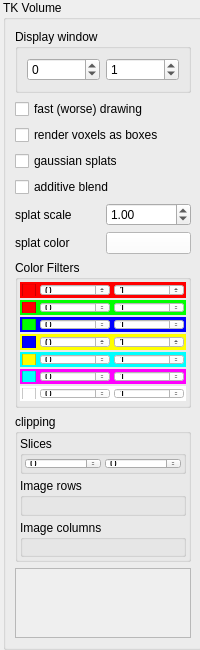
 <widget class="QWidget" name="propVolTK">
  <property name="geometry">
   <rect>
    <x>0</x>
    <y>0</y>
    <width>200</width>
    <height>650</height>
   </rect>
  </property>
  <property name="minimumSize">
   <size>
    <width>200</width>
    <height>650</height>
   </size>
  </property>
  <property name="maximumSize">
   <size>
    <width>200</width>
    <height>650</height>
   </size>
  </property>
  <property name="windowTitle">
   <string>Form</string>
  </property>
  <property name="styleSheet">
   <string notr="true"/>
  </property>
  <widget class="QGroupBox" name="volTK">
   <property name="geometry">
    <rect>
     <x>3</x>
     <y>0</y>
     <width>200</width>
     <height>650</height>
    </rect>
   </property>
   <property name="maximumSize">
    <size>
     <width>200</width>
     <height>650</height>
    </size>
   </property>
   <property name="styleSheet">
    <string notr="true"/>
   </property>
   <property name="title">
    <string>TK Volume</string>
   </property>
   <layout class="QVBoxLayout" name="verticalLayout_3">
    <item>
     <widget class="QGroupBox" name="groupBox">
      <property name="title">
       <string>Display window</string>
      </property>
      <layout class="QHBoxLayout" name="horizontalLayout_9">
       <item>
        <widget class="QDoubleSpinBox" name="spinWinMin">
         <property name="decimals">
          <number>0</number>
         </property>
         <property name="minimum">
          <double>-100000.000000000000000</double>
         </property>
         <property name="maximum">
          <double>100000.000000000000000</double>
         </property>
         <property name="singleStep">
          <double>1.000000000000000</double>
         </property>
        </widget>
       </item>
       <item>
        <widget class="QDoubleSpinBox" name="spinWinMax">
         <property name="decimals">
          <number>0</number>
         </property>
         <property name="minimum">
          <double>-100000.000000000000000</double>
         </property>
         <property name="maximum">
          <double>100000.000000000000000</double>
         </property>
         <property name="singleStep">
          <double>1.000000000000000</double>
         </property>
         <property name="value">
          <double>1.000000000000000</double>
         </property>
        </widget>
       </item>
      </layout>
     </widget>
    </item>
    <item>
     <widget class="QCheckBox" name="fastDrawCheckBox">
      <property name="text">
       <string>fast (worse) drawing</string>
      </property>
     </widget>
    </item>
    <item>
     <widget class="QCheckBox" name="renderBoxesCheckBox">
      <property name="text">
       <string>render voxels as boxes</string>
      </property>
     </widget>
    </item>
    <item>
     <widget class="QCheckBox" name="renderSplatsCheckBox">
      <property name="text">
       <string>gaussian splats</string>
      </property>
     </widget>
    </item>
    <item>
     <widget class="QCheckBox" name="splatAdditiveCheckBox">
      <property name="text">
       <string>additive blend</string>
      </property>
     </widget>
    </item>
    <item>
     <layout class="QHBoxLayout" name="horizontalLayoutSplat">
      <item>
       <widget class="QLabel" name="splatScaleLabel">
        <property name="text">
         <string>splat scale</string>
        </property>
       </widget>
      </item>
      <item>
       <widget class="QDoubleSpinBox" name="splatScaleSpin">
        <property name="minimum">
         <double>0.100000000000000</double>
        </property>
        <property name="maximum">
         <double>10.000000000000000</double>
        </property>
        <property name="singleStep">
         <double>0.100000000000000</double>
        </property>
        <property name="value">
         <double>1.000000000000000</double>
        </property>
       </widget>
      </item>
     </layout>
    </item>
    <item>
     <layout class="QHBoxLayout" name="horizontalLayoutSplatColor">
      <item>
       <widget class="QLabel" name="splatColorLabel">
        <property name="text">
         <string>splat color</string>
        </property>
       </widget>
      </item>
      <item>
       <widget class="QPushButton" name="splatColorButton">
        <property name="text">
         <string/>
        </property>
        <property name="styleSheet">
         <string notr="true">background-color: #ffffff;</string>
        </property>
       </widget>
      </item>
     </layout>
    </item>
    <item>
     <widget class="QGroupBox" name="groupBox_2">
      <property name="title">
       <string>Color Filters</string>
      </property>
      <layout class="QVBoxLayout" name="verticalLayout">
       <property name="spacing">
        <number>2</number>
       </property>
       <property name="leftMargin">
        <number>2</number>
       </property>
       <property name="topMargin">
        <number>2</number>
       </property>
       <property name="rightMargin">
        <number>2</number>
       </property>
       <property name="bottomMargin">
        <number>4</number>
       </property>
       <item>
        <widget class="QWidget" name="widget_7" native="true">
         <property name="styleSheet">
          <string notr="true">background-color: #f00</string>
         </property>
         <layout class="QHBoxLayout" name="horizontalLayout_8">
          <property name="spacing">
           <number>4</number>
          </property>
          <property name="leftMargin">
           <number>2</number>
          </property>
          <property name="topMargin">
           <number>2</number>
          </property>
          <property name="rightMargin">
           <number>2</number>
          </property>
          <property name="bottomMargin">
           <number>2</number>
          </property>
          <item>
           <widget class="QCheckBox" name="f0CheckBox">
            <property name="sizePolicy">
             <sizepolicy hsizetype="Fixed" vsizetype="Fixed">
              <horstretch>0</horstretch>
              <verstretch>0</verstretch>
             </sizepolicy>
            </property>
            <property name="layoutDirection">
             <enum>Qt::LeftToRight</enum>
            </property>
            <property name="autoFillBackground">
             <bool>false</bool>
            </property>
            <property name="styleSheet">
             <string notr="true"/>
            </property>
            <property name="text">
             <string/>
            </property>
           </widget>
          </item>
          <item>
           <widget class="QDoubleSpinBox" name="f0SpinMin">
            <property name="styleSheet">
             <string notr="true">background-color: #fff;</string>
            </property>
            <property name="decimals">
             <number>0</number>
            </property>
            <property name="minimum">
             <double>-100000.000000000000000</double>
            </property>
            <property name="maximum">
             <double>100000.000000000000000</double>
            </property>
            <property name="singleStep">
             <double>1.000000000000000</double>
            </property>
           </widget>
          </item>
          <item>
           <widget class="QDoubleSpinBox" name="f0SpinMax">
            <property name="styleSheet">
             <string notr="true">background-color: #fff;</string>
            </property>
            <property name="decimals">
             <number>0</number>
            </property>
            <property name="minimum">
             <double>-100000.000000000000000</double>
            </property>
            <property name="maximum">
             <double>100000.000000000000000</double>
            </property>
            <property name="singleStep">
             <double>1.000000000000000</double>
            </property>
            <property name="value">
             <double>1.000000000000000</double>
            </property>
           </widget>
          </item>
         </layout>
        </widget>
       </item>
       <item>
        <widget class="QWidget" name="widget" native="true">
         <property name="styleSheet">
          <string notr="true">background-color: #0f0;</string>
         </property>
         <layout class="QHBoxLayout" name="horizontalLayout">
          <property name="spacing">
           <number>4</number>
          </property>
          <property name="leftMargin">
           <number>2</number>
          </property>
          <property name="topMargin">
           <number>2</number>
          </property>
          <property name="rightMargin">
           <number>2</number>
          </property>
          <property name="bottomMargin">
           <number>2</number>
          </property>
          <item>
           <widget class="QCheckBox" name="f1CheckBox">
            <property name="sizePolicy">
             <sizepolicy hsizetype="Fixed" vsizetype="Fixed">
              <horstretch>0</horstretch>
              <verstretch>0</verstretch>
             </sizepolicy>
            </property>
            <property name="layoutDirection">
             <enum>Qt::LeftToRight</enum>
            </property>
            <property name="autoFillBackground">
             <bool>false</bool>
            </property>
            <property name="styleSheet">
             <string notr="true">background-color: #f00;</string>
            </property>
            <property name="text">
             <string/>
            </property>
           </widget>
          </item>
          <item>
           <widget class="QDoubleSpinBox" name="f1SpinMin">
            <property name="styleSheet">
             <string notr="true">background-color: #fff;</string>
            </property>
            <property name="decimals">
             <number>0</number>
            </property>
            <property name="minimum">
             <double>-100000.000000000000000</double>
            </property>
            <property name="maximum">
             <double>100000.000000000000000</double>
            </property>
            <property name="singleStep">
             <double>1.000000000000000</double>
            </property>
           </widget>
          </item>
          <item>
           <widget class="QDoubleSpinBox" name="f1SpinMax">
            <property name="styleSheet">
             <string notr="true">background-color: #fff;</string>
            </property>
            <property name="decimals">
             <number>0</number>
            </property>
            <property name="minimum">
             <double>-100000.000000000000000</double>
            </property>
            <property name="maximum">
             <double>100000.000000000000000</double>
            </property>
            <property name="singleStep">
             <double>1.000000000000000</double>
            </property>
            <property name="value">
             <double>1.000000000000000</double>
            </property>
           </widget>
          </item>
         </layout>
        </widget>
       </item>
       <item>
        <widget class="QWidget" name="widget_2" native="true">
         <property name="styleSheet">
          <string notr="true">background-color: #00f;</string>
         </property>
         <layout class="QHBoxLayout" name="horizontalLayout_2">
          <property name="spacing">
           <number>4</number>
          </property>
          <property name="leftMargin">
           <number>2</number>
          </property>
          <property name="topMargin">
           <number>2</number>
          </property>
          <property name="rightMargin">
           <number>2</number>
          </property>
          <property name="bottomMargin">
           <number>2</number>
          </property>
          <item>
           <widget class="QCheckBox" name="f2CheckBox">
            <property name="sizePolicy">
             <sizepolicy hsizetype="Fixed" vsizetype="Fixed">
              <horstretch>0</horstretch>
              <verstretch>0</verstretch>
             </sizepolicy>
            </property>
            <property name="layoutDirection">
             <enum>Qt::LeftToRight</enum>
            </property>
            <property name="autoFillBackground">
             <bool>false</bool>
            </property>
            <property name="styleSheet">
             <string notr="true">background-color: #0f0;</string>
            </property>
            <property name="text">
             <string/>
            </property>
           </widget>
          </item>
          <item>
           <widget class="QDoubleSpinBox" name="f2SpinMin">
            <property name="styleSheet">
             <string notr="true">background-color: #fff;</string>
            </property>
            <property name="decimals">
             <number>0</number>
            </property>
            <property name="minimum">
             <double>-100000.000000000000000</double>
            </property>
            <property name="maximum">
             <double>100000.000000000000000</double>
            </property>
            <property name="singleStep">
             <double>1.000000000000000</double>
            </property>
           </widget>
          </item>
          <item>
           <widget class="QDoubleSpinBox" name="f2SpinMax">
            <property name="styleSheet">
             <string notr="true">background-color: #fff;</string>
            </property>
            <property name="decimals">
             <number>0</number>
            </property>
            <property name="minimum">
             <double>-100000.000000000000000</double>
            </property>
            <property name="maximum">
             <double>100000.000000000000000</double>
            </property>
            <property name="singleStep">
             <double>1.000000000000000</double>
            </property>
            <property name="value">
             <double>1.000000000000000</double>
            </property>
           </widget>
          </item>
         </layout>
        </widget>
       </item>
       <item>
        <widget class="QWidget" name="widget_3" native="true">
         <property name="styleSheet">
          <string notr="true">background-color: #ff0;</string>
         </property>
         <layout class="QHBoxLayout" name="horizontalLayout_3">
          <property name="spacing">
           <number>4</number>
          </property>
          <property name="leftMargin">
           <number>2</number>
          </property>
          <property name="topMargin">
           <number>2</number>
          </property>
          <property name="rightMargin">
           <number>2</number>
          </property>
          <property name="bottomMargin">
           <number>2</number>
          </property>
          <item>
           <widget class="QCheckBox" name="f3CheckBox">
            <property name="sizePolicy">
             <sizepolicy hsizetype="Fixed" vsizetype="Fixed">
              <horstretch>0</horstretch>
              <verstretch>0</verstretch>
             </sizepolicy>
            </property>
            <property name="layoutDirection">
             <enum>Qt::LeftToRight</enum>
            </property>
            <property name="autoFillBackground">
             <bool>false</bool>
            </property>
            <property name="styleSheet">
             <string notr="true">background-color: #00f;</string>
            </property>
            <property name="text">
             <string/>
            </property>
           </widget>
          </item>
          <item>
           <widget class="QDoubleSpinBox" name="f3SpinMin">
            <property name="styleSheet">
             <string notr="true">background-color: #fff;</string>
            </property>
            <property name="decimals">
             <number>0</number>
            </property>
            <property name="minimum">
             <double>-100000.000000000000000</double>
            </property>
            <property name="maximum">
             <double>100000.000000000000000</double>
            </property>
            <property name="singleStep">
             <double>1.000000000000000</double>
            </property>
           </widget>
          </item>
          <item>
           <widget class="QDoubleSpinBox" name="f3SpinMax">
            <property name="styleSheet">
             <string notr="true">background-color: #fff;</string>
            </property>
            <property name="decimals">
             <number>0</number>
            </property>
            <property name="minimum">
             <double>-100000.000000000000000</double>
            </property>
            <property name="maximum">
             <double>100000.000000000000000</double>
            </property>
            <property name="singleStep">
             <double>1.000000000000000</double>
            </property>
            <property name="value">
             <double>1.000000000000000</double>
            </property>
           </widget>
          </item>
         </layout>
        </widget>
       </item>
       <item>
        <widget class="QWidget" name="widget_4" native="true">
         <property name="styleSheet">
          <string notr="true">background-color: #0ff;</string>
         </property>
         <layout class="QHBoxLayout" name="horizontalLayout_4">
          <property name="spacing">
           <number>4</number>
          </property>
          <property name="leftMargin">
           <number>2</number>
          </property>
          <property name="topMargin">
           <number>2</number>
          </property>
          <property name="rightMargin">
           <number>2</number>
          </property>
          <property name="bottomMargin">
           <number>2</number>
          </property>
          <item>
           <widget class="QCheckBox" name="f4CheckBox">
            <property name="sizePolicy">
             <sizepolicy hsizetype="Fixed" vsizetype="Fixed">
              <horstretch>0</horstretch>
              <verstretch>0</verstretch>
             </sizepolicy>
            </property>
            <property name="layoutDirection">
             <enum>Qt::LeftToRight</enum>
            </property>
            <property name="autoFillBackground">
             <bool>false</bool>
            </property>
            <property name="styleSheet">
             <string notr="true">background-color: #ff0;</string>
            </property>
            <property name="text">
             <string/>
            </property>
           </widget>
          </item>
          <item>
           <widget class="QDoubleSpinBox" name="f4SpinMin">
            <property name="styleSheet">
             <string notr="true">background-color: #fff;</string>
            </property>
            <property name="decimals">
             <number>0</number>
            </property>
            <property name="minimum">
             <double>-100000.000000000000000</double>
            </property>
            <property name="maximum">
             <double>100000.000000000000000</double>
            </property>
            <property name="singleStep">
             <double>1.000000000000000</double>
            </property>
           </widget>
          </item>
          <item>
           <widget class="QDoubleSpinBox" name="f4SpinMax">
            <property name="styleSheet">
             <string notr="true">background-color: #fff;</string>
            </property>
            <property name="decimals">
             <number>0</number>
            </property>
            <property name="minimum">
             <double>-100000.000000000000000</double>
            </property>
            <property name="maximum">
             <double>100000.000000000000000</double>
            </property>
            <property name="singleStep">
             <double>1.000000000000000</double>
            </property>
            <property name="value">
             <double>1.000000000000000</double>
            </property>
           </widget>
          </item>
         </layout>
        </widget>
       </item>
       <item>
        <widget class="QWidget" name="widget_5" native="true">
         <property name="styleSheet">
          <string notr="true">background-color: #f0f;</string>
         </property>
         <layout class="QHBoxLayout" name="horizontalLayout_5">
          <property name="spacing">
           <number>4</number>
          </property>
          <property name="leftMargin">
           <number>2</number>
          </property>
          <property name="topMargin">
           <number>2</number>
          </property>
          <property name="rightMargin">
           <number>2</number>
          </property>
          <property name="bottomMargin">
           <number>2</number>
          </property>
          <item>
           <widget class="QCheckBox" name="f5CheckBox">
            <property name="sizePolicy">
             <sizepolicy hsizetype="Fixed" vsizetype="Fixed">
              <horstretch>0</horstretch>
              <verstretch>0</verstretch>
             </sizepolicy>
            </property>
            <property name="layoutDirection">
             <enum>Qt::LeftToRight</enum>
            </property>
            <property name="autoFillBackground">
             <bool>false</bool>
            </property>
            <property name="styleSheet">
             <string notr="true">background-color: #0ff;</string>
            </property>
            <property name="text">
             <string/>
            </property>
           </widget>
          </item>
          <item>
           <widget class="QDoubleSpinBox" name="f5SpinMin">
            <property name="styleSheet">
             <string notr="true">background-color: #fff;</string>
            </property>
            <property name="decimals">
             <number>0</number>
            </property>
            <property name="minimum">
             <double>-100000.000000000000000</double>
            </property>
            <property name="maximum">
             <double>100000.000000000000000</double>
            </property>
            <property name="singleStep">
             <double>1.000000000000000</double>
            </property>
           </widget>
          </item>
          <item>
           <widget class="QDoubleSpinBox" name="f5SpinMax">
            <property name="styleSheet">
             <string notr="true">background-color: #fff;</string>
            </property>
            <property name="decimals">
             <number>0</number>
            </property>
            <property name="minimum">
             <double>-100000.000000000000000</double>
            </property>
            <property name="maximum">
             <double>100000.000000000000000</double>
            </property>
            <property name="singleStep">
             <double>1.000000000000000</double>
            </property>
            <property name="value">
             <double>1.000000000000000</double>
            </property>
           </widget>
          </item>
         </layout>
        </widget>
       </item>
       <item>
        <widget class="QWidget" name="widget_6" native="true">
         <property name="styleSheet">
          <string notr="true">background-color: #fff;</string>
         </property>
         <layout class="QHBoxLayout" name="horizontalLayout_6">
          <property name="spacing">
           <number>4</number>
          </property>
          <property name="leftMargin">
           <number>2</number>
          </property>
          <property name="topMargin">
           <number>2</number>
          </property>
          <property name="rightMargin">
           <number>2</number>
          </property>
          <property name="bottomMargin">
           <number>2</number>
          </property>
          <item>
           <widget class="QCheckBox" name="f6CheckBox">
            <property name="sizePolicy">
             <sizepolicy hsizetype="Fixed" vsizetype="Fixed">
              <horstretch>0</horstretch>
              <verstretch>0</verstretch>
             </sizepolicy>
            </property>
            <property name="layoutDirection">
             <enum>Qt::LeftToRight</enum>
            </property>
            <property name="autoFillBackground">
             <bool>false</bool>
            </property>
            <property name="styleSheet">
             <string notr="true"/>
            </property>
            <property name="text">
             <string/>
            </property>
           </widget>
          </item>
          <item>
           <widget class="QDoubleSpinBox" name="f6SpinMin">
            <property name="styleSheet">
             <string notr="true">background-color: #fff;</string>
            </property>
            <property name="decimals">
             <number>0</number>
            </property>
            <property name="minimum">
             <double>-100000.000000000000000</double>
            </property>
            <property name="maximum">
             <double>100000.000000000000000</double>
            </property>
            <property name="singleStep">
             <double>1.000000000000000</double>
            </property>
           </widget>
          </item>
          <item>
           <widget class="QDoubleSpinBox" name="f6SpinMax">
            <property name="styleSheet">
             <string notr="true">background-color: #fff;</string>
            </property>
            <property name="decimals">
             <number>0</number>
            </property>
            <property name="minimum">
             <double>-100000.000000000000000</double>
            </property>
            <property name="maximum">
             <double>100000.000000000000000</double>
            </property>
            <property name="singleStep">
             <double>1.000000000000000</double>
            </property>
            <property name="value">
             <double>1.000000000000000</double>
            </property>
           </widget>
          </item>
         </layout>
        </widget>
       </item>
      </layout>
     </widget>
    </item>
    <item>
     <widget class="QGroupBox" name="groupBox_3">
      <property name="title">
       <string>clipping</string>
      </property>
      <layout class="QVBoxLayout" name="verticalLayout_2">
       <property name="spacing">
        <number>4</number>
       </property>
       <property name="leftMargin">
        <number>2</number>
       </property>
       <property name="topMargin">
        <number>2</number>
       </property>
       <property name="rightMargin">
        <number>2</number>
       </property>
       <property name="bottomMargin">
        <number>2</number>
       </property>
       <item>
        <widget class="QGroupBox" name="groupBox_77">
         <property name="title">
          <string>Slices</string>
         </property>
         <layout class="QHBoxLayout" name="horizontalLayout_7">
          <property name="spacing">
           <number>4</number>
          </property>
          <property name="leftMargin">
           <number>2</number>
          </property>
          <property name="topMargin">
           <number>2</number>
          </property>
          <property name="rightMargin">
           <number>2</number>
          </property>
          <property name="bottomMargin">
           <number>2</number>
          </property>
          <item>
           <widget class="QSpinBox" name="zBspin">
            <property name="enabled">
             <bool>true</bool>
            </property>
            <property name="minimum">
             <number>-99999</number>
            </property>
            <property name="maximum">
             <number>99999</number>
            </property>
           </widget>
          </item>
          <item>
           <widget class="QSpinBox" name="zEspin">
            <property name="enabled">
             <bool>true</bool>
            </property>
            <property name="minimum">
             <number>-99999</number>
            </property>
            <property name="maximum">
             <number>99999</number>
            </property>
           </widget>
          </item>
         </layout>
        </widget>
       </item>
       <item>
        <widget class="QGroupBox" name="groupBox_8">
         <property name="enabled">
          <bool>true</bool>
         </property>
         <property name="title">
          <string>Image rows</string>
         </property>
         <layout class="QHBoxLayout" name="horizontalLayout_10">
          <item>
           <widget class="QSpinBox" name="xBspin">
            <property name="enabled">
             <bool>true</bool>
            </property>
            <property name="minimum">
             <number>-99999</number>
            </property>
            <property name="maximum">
             <number>99999</number>
            </property>
           </widget>
          </item>
          <item>
           <widget class="QSpinBox" name="xEspin">
            <property name="enabled">
             <bool>true</bool>
            </property>
            <property name="minimum">
             <number>-99999</number>
            </property>
            <property name="maximum">
             <number>99999</number>
            </property>
           </widget>
          </item>
         </layout>
        </widget>
       </item>
       <item>
        <widget class="QGroupBox" name="groupBox_9">
         <property name="enabled">
          <bool>true</bool>
         </property>
         <property name="title">
          <string>Image columns</string>
         </property>
         <layout class="QHBoxLayout" name="horizontalLayout_11">
          <item>
           <widget class="QSpinBox" name="yBspin">
            <property name="enabled">
             <bool>true</bool>
            </property>
            <property name="minimum">
             <number>-99999</number>
            </property>
            <property name="maximum">
             <number>99999</number>
            </property>
           </widget>
          </item>
          <item>
           <widget class="QSpinBox" name="yEspin">
            <property name="enabled">
             <bool>true</bool>
            </property>
            <property name="minimum">
             <number>-99999</number>
            </property>
            <property name="maximum">
             <number>99999</number>
            </property>
           </widget>
          </item>
         </layout>
        </widget>
       </item>
      </layout>
     </widget>
    </item>
    <item>
     <widget class="QTextEdit" name="info">
      <property name="enabled">
       <bool>false</bool>
      </property>
      <property name="maximumSize">
       <size>
        <width>16777215</width>
        <height>100</height>
       </size>
      </property>
     </widget>
    </item>
   </layout>
  </widget>
 </widget>
